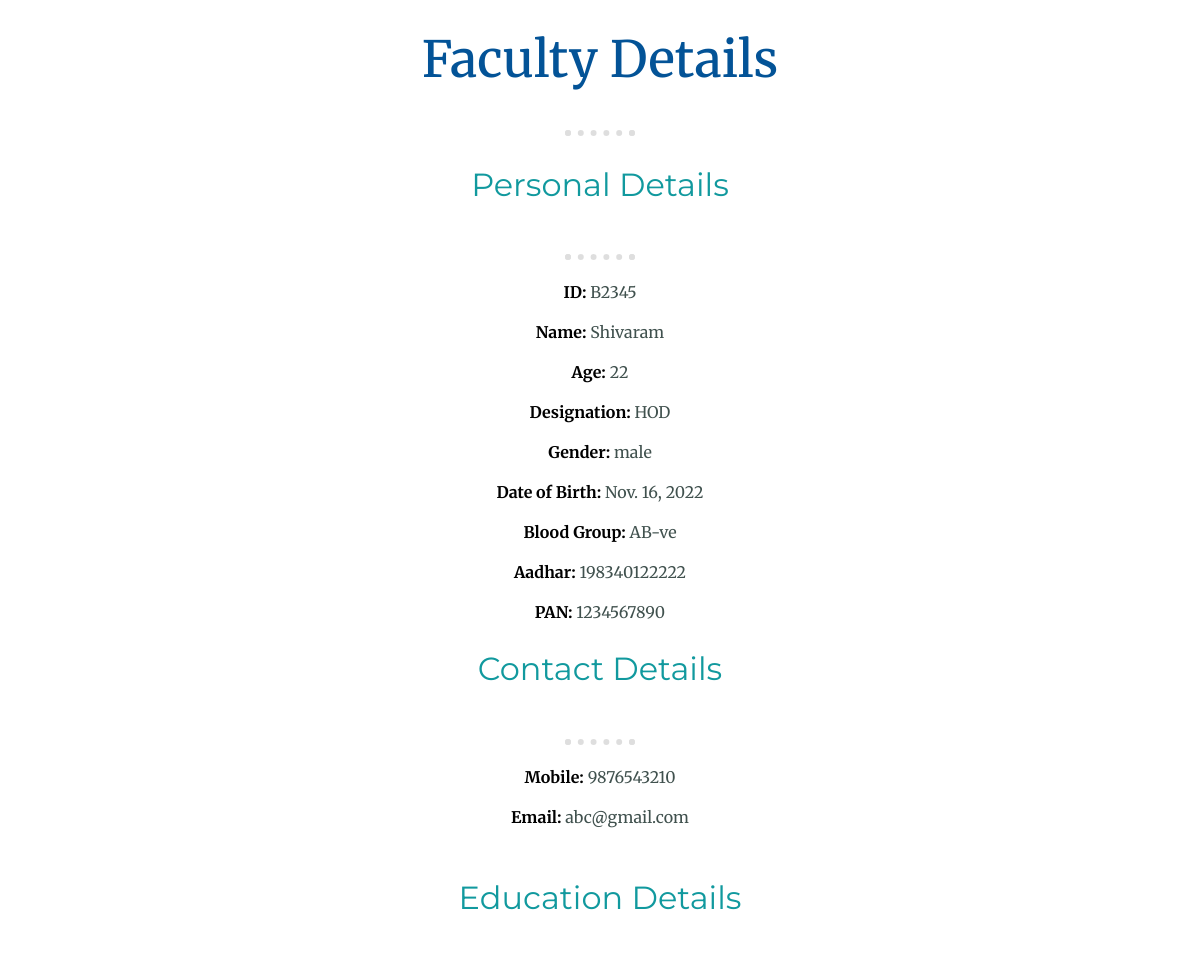
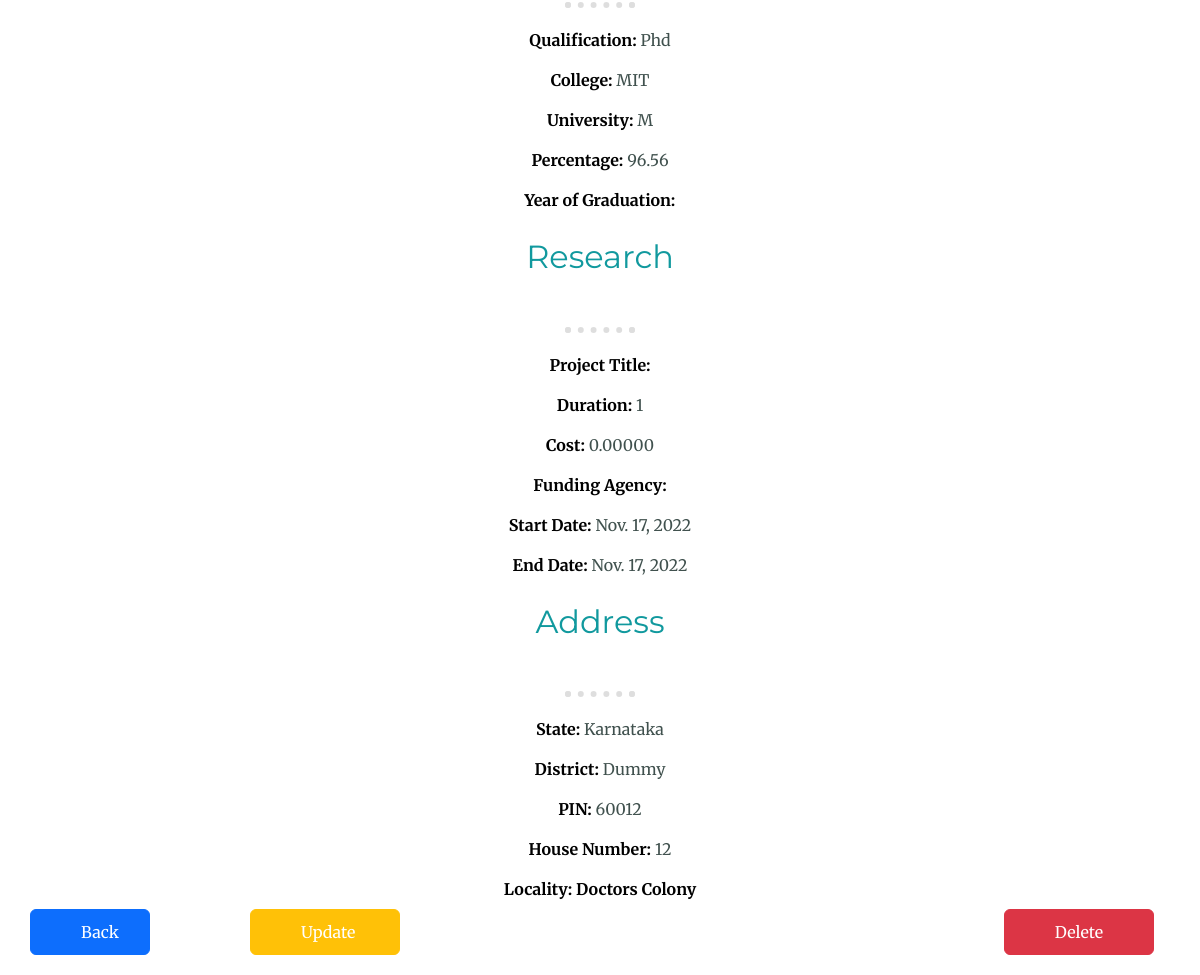
The app's page /basic_app/8/ with its own data (2 pictures, top to bottom).
### basic_app/models.py (models this page shows, shortened)
class Faculty(models.Model):
    name=models.CharField(max_length=256)
    age=models.PositiveIntegerField()
    designation=models.CharField(max_length=50)
    faculty_id=models.CharField(max_length=5,blank=True)
    photo = models.ImageField(upload_to='photos',default='default_pic.jpg')
    MALE="male"
    FEMALE="female"
    GENDER_CHOICE=[
    (MALE,"male"),
    (FEMALE,"female")
    ]
    gender=models.CharField(
        max_length=10,
        choices=GENDER_CHOICE,
        default=MALE
    )
    dob=models.DateField(default=datetime.date.today)
    groups=[
    ("A+ve","A+ve"),
    ("B+ve","B+ve"),
    ("A-ve","A-ve"),
    ("B-ve","B-ve"),
    ("O+ve","O+ve"),
    ("AB-ve","AB-ve")
    ]
    blood_group=models.CharField(
        max_length=5,
        choices=groups,
        blank=True
    )
    aadhar_no=models.CharField(max_length=12)
    pan_no=models.CharField(max_length=10,blank=True)
    mobile=models.CharField(max_length=10,blank=True)
    email=models.EmailField(blank=True)
    state_choices = [
        ("Andhra Pradesh","Andhra Pradesh"),("Arunachal Pradesh ","Arunachal Pradesh "),("Assam","Assam"),("Bihar","Bihar"),("Chhattisgarh","Chhattisgarh"),
        ("Goa","Goa"),("Gujarat","Gujarat"),("Haryana","Haryana"),("Himachal Pradesh","Himachal Pradesh"),("Jammu and Kashmir ","Jammu and Kashmir "),
        ("Jharkhand","Jharkhand"),("Karnataka","Karnataka"),("Kerala","Kerala"),("Madhya Pradesh","Madhya Pradesh"),("Maharashtra","Maharashtra"),
        ("Manipur","Manipur"),("Meghalaya","Meghalaya"),("Mizoram","Mizoram"),("Nagaland","Nagaland"),("Odisha","Odisha"),("Punjab","Punjab"),("Rajasthan","Rajasthan"),
        ("Sikkim","Sikkim"),("Tamil Nadu","Tamil Nadu"),("Telangana","Telangana"),("Tripura","Tripura"),("Uttar Pradesh","Uttar Pradesh"),("Uttarakhand","Uttarakhand"),
        ("West Bengal","West Bengal"),("Andaman and Nicobar Islands","Andaman and Nicobar Islands"),("Chandigarh","Chandigarh"),
        ("Dadra and Nagar Haveli","Dadra and Nagar Haveli"),("Daman and Diu","Daman and Diu"),("Lakshadweep","Lakshadweep"),
        ("National Capital Territory of Delhi","National Capital Territory of Delhi"),("Puducherry","Puducherry")
        ]
    state=models.CharField(
    max_length=35,
    choices=state_choices,
    blank=True
    )
    district=models.CharField(max_length=256,blank=True)
    house_no=models.PositiveIntegerField(default=0)
    locality=models.CharField(default="unspecified",max_length=100)
    pin=models.CharField(max_length=6,blank=True)
    permanent_address_is_same_as_current_address=models.BooleanField(default=True)
    qualification_choices=[
    ("SSC","SSC"),
    ("Inter","Inter"),
    ("UG","UG"),
    ("PG","PG"),
    ("Phd","Phd"),
    ("Others","Others")
    ]
    qualification=models.CharField(
    max_length=25,
    choices=qualification_choices,
    blank=True
    )
    college=models.CharField(max_length=100,blank=True)
    graduation_year=models.CharField(max_length=4,blank=True)
    university=models.CharField(max_length=60,blank=True)
    percentage=models.DecimalField(decimal_places=2,max_digits=5,default=0.00)
    award=models.CharField(max_length=100,blank=True)
    year_of_award=models.CharField(max_length=4,blank=True)
    organisation_of_award=models.CharField(max_length=50,blank=True)
    publication_journal_name=models.CharField(max_length=100,blank=True)
    publication_journal_vol=models.PositiveIntegerField(default=1)
    issn_no=models.PositiveIntegerField(default=0)
    publisher=models.CharField(max_length=100,blank=True)
    year_of_publication=models.CharField(max_length=4,blank=True)
    article_title=models.CharField(max_length=50,blank=True)
    project_title=models.CharField(max_length=100,blank=True)
    duration=models.PositiveIntegerField(default=1)
    cost_of_project=models.DecimalField(decimal_places=5,max_digits=10,default=0.00)
    funding_agency=models.CharField(max_length=100,blank=True)
    start_date=models.DateField(default=datetime.date.today)
    end_date=models.DateField(default=datetime.date.today)

### basic_app/views.py (the view)
# urls.py: re_path(r'^(?P<pk>\d+)/$',views.FacultyDetailView.as_view(),name='detail'),
class FacultyDetailView(DetailView):
    model=models.Faculty
    template_name='basic_app/faculty.html'

### basic_app/templates/basic_app/faculty.html (shortened to what this page needs)
<!DOCTYPE html>
<html lang="en" dir="ltr">
  <head>
      <link href="https://cdn.jsdelivr.net/npm/bootstrap@5.2.1/dist/css/bootstrap.min.css" rel="stylesheet">
  </head>
  <body class="container123">
    <h1>Faculty Details</h1>
    <hr>
    <div class="top-container">
      <h2>Personal Details</h2>
    </div>
    <hr>
    <p>
      <div class="head">
        ID:
      </div>{{faculty.faculty_id}}</p>
    <p><div class="head">
        Name:
    </div>
    {{faculty.name}}</p>
    <p><div class="head">
        Age:
    </div>
    {{faculty.age}}</p>
    <p>
      <div class="head">
        Designation:
      </div>{{faculty.designation}}</p>
    <p><div class="head">
      Gender:
    </div>{{faculty.gender}}</p>
    <p><div class="head">
      Date of Birth:
    </div> {{faculty.dob}}</p>
    <p><div class="head">
      Blood Group:
    </div>{{faculty.blood_group}}</p>
    <p><div class="head">
      Aadhar:
    </div>{{faculty.aadhar_no}}</p>
    <p><div class="head">
      PAN:
    </div>{{faculty.pan_no}}</p>
    <div class="top-container">
      <h2>Contact Details</h2>
    </div>
    <hr>
    <p><div class="head">
      Mobile:
    </div>{{faculty.mobile}}</p>
    <p><div class="head">
      Email:
    </div>{{faculty.email}}</p>
    <br>
    <div class="top-container">
      <h2>Education Details</h2>
    </div>
    <hr>
    <p><div class="head">
      Qualification:
    </div>{{faculty.qualification}}</p>
    <p><div class="head">
      College:
    </div>{{faculty.college}}</p>
    <p><div class="head">
      University:
    </div>{{faculty.university}}</p>
    <p><div class="head">
      Percentage:
    </div>{{faculty.percentage}}</p>
    <p><div class="head">
      Year of Graduation:
    </div>{{faculty.graduation_year}}</p>
    <div class="top-container">
      <h2>Research</h2>
    </div>
    <hr>
    <p><div class="head">
      Project Title:
    </div>{{faculty.project_title}}</p>
    <p><div class="head">
      Duration:
    </div>{{faculty.duration}}</p>
    <p><div class="head">
      Cost:
    </div>{{faculty.cost_of_project}}</p>
    <p><div class="head">
      Funding Agency:
    </div>{{faculty.funding_agency}}</p>
    <p><div class="head">
      Start Date:
    </div>{{faculty.start_date}}</p>
    <p><div class="head">
      End Date:
    </div>{{faculty.end_date}}</p>
    <div class="top-container">
      <h2>Address</h2>
    </div>
    <hr>
    <p><div class="head">
      State:
    </div>{{faculty.state}}</p>
    <p><div class="head">
      District:
    </div>{{faculty.district}}</p>
    <p><div class="head">
      PIN:
    </div>{{faculty.pin}}</p>
    <p><div class="head">
      House Number:
    </div>{{faculty.house_no}}</p>
    <p><div class="head hono">
      Locality:
    {{faculty.locality}}</p>
    <button  class="btn btn-primary" type="button" name="button"><a href="{% url 'basic_app:list' %}">Back</a></button>
    <br>
    <button type="button" name="button" class="btn btn-warning"><a href="{% url 'basic_app:update' pk=faculty.pk%}">Update</a></button>
    <br>
    <button type="button" name="button" class="btn btn-danger"><a href="{% url 'basic_app:delete' pk=faculty.pk%}">Delete</a></button>
  </body>
</html>

### basic_app/templates/basic_app/faculty.html (style rules this page uses)
a { text-decoration: none; padding-left: 50px; }
.container123 { margin: 10px; }
body { color: #40514E; font-weight: normal; font-family: "Merriweather", sans-serif; margin: 0; text-align: center; }
.head { display: inline; font-weight: bold; color: black; }
h1 { text-align: center; font-size: 50px; color: #035397; padding: 20px; font-family: "Merriweather", sans-serif; }
h2 { padding-bottom: 30px; font-family: "Montserrat", sans-serif; color: #11999E; font-weight: normal; text-align: center; padding-top: 10px; }
hr { border: dotted grey 6px; border-bottom: none; width: 6%; margin: 20px auto; }
p { padding-left: 100px; margin-left:100px; text-align: center; }
.btn { color:white; text-align: center; }
a { color: white; }
.hono { position: relative; }
.btn-primary { display: inline-block; position: absolute; right:450px; top: 30px; width: 120px; padding: 10px 0; text-align: justify; }
.btn-warning { display: inline-block; position:absolute; top: 30px; right:200px; width: 150px; padding: 10px 0; text-align: justify; }
.btn-danger { position: absolute; top :30px; left:500px; width: 150px; padding: 10px 0; text-align: justify; }

### records on screen
Faculty: faculty_id "B2345", name "Shivaram", age "22", designation "HOD", gender "male", dob "Nov. 16, 2022", blood_group "AB-ve", aadhar_no "198340122222", pan_no "1234567890", mobile "9876543210", email "abc@gmail.com", qualification "Phd", college "MIT", university "M", percentage "96.56", duration "1", cost_of_project "0.00000", start_date "Nov. 17, 2022", end_date "Nov. 17, 2022", state "Karnataka", district "Dummy", pin "60012", house_no "12", locality "Doctors Colony"
